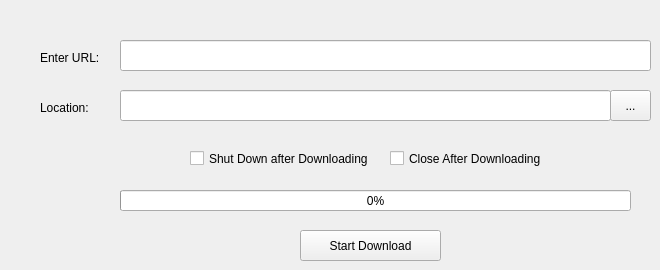
    <widget class="QWidget" name="tab">
     <attribute name="title">
      <string>ALL</string>
     </attribute>
     <widget class="QLabel" name="label">
      <property name="geometry">
       <rect>
        <x>40</x>
        <y>100</y>
        <width>71</width>
        <height>16</height>
       </rect>
      </property>
      <property name="text">
       <string>Location:</string>
      </property>
     </widget>
     <widget class="QCheckBox" name="checkBox">
      <property name="geometry">
       <rect>
        <x>190</x>
        <y>150</y>
        <width>181</width>
        <height>17</height>
       </rect>
      </property>
      <property name="text">
       <string>Shut Down after Downloading</string>
      </property>
     </widget>
     <widget class="QLabel" name="label_2">
      <property name="geometry">
       <rect>
        <x>40</x>
        <y>50</y>
        <width>81</width>
        <height>16</height>
       </rect>
      </property>
      <property name="text">
       <string>Enter URL:</string>
      </property>
     </widget>
     <widget class="QProgressBar" name="progressBar">
      <property name="geometry">
       <rect>
        <x>120</x>
        <y>190</y>
        <width>511</width>
        <height>21</height>
       </rect>
      </property>
      <property name="value">
       <number>0</number>
      </property>
     </widget>
     <widget class="QLineEdit" name="lineEdit_2">
      <property name="geometry">
       <rect>
        <x>120</x>
        <y>90</y>
        <width>491</width>
        <height>31</height>
       </rect>
      </property>
      <property name="toolTip">
       <string>&lt;html&gt;&lt;head/&gt;&lt;body&gt;&lt;p&gt;Save Location&lt;/p&gt;&lt;/body&gt;&lt;/html&gt;</string>
      </property>
     </widget>
     <widget class="QPushButton" name="pushButton">
      <property name="geometry">
       <rect>
        <x>300</x>
        <y>230</y>
        <width>141</width>
        <height>31</height>
       </rect>
      </property>
      <property name="toolTip">
       <string>&lt;html&gt;&lt;head/&gt;&lt;body&gt;&lt;p&gt;Download&lt;/p&gt;&lt;/body&gt;&lt;/html&gt;</string>
      </property>
      <property name="text">
       <string>Start Download</string>
      </property>
     </widget>
     <widget class="QCheckBox" name="checkBox_2">
      <property name="geometry">
       <rect>
        <x>390</x>
        <y>150</y>
        <width>191</width>
        <height>17</height>
       </rect>
      </property>
      <property name="text">
       <string>Close After Downloading</string>
      </property>
     </widget>
     <widget class="QToolButton" name="toolButton">
      <property name="geometry">
       <rect>
        <x>610</x>
        <y>90</y>
        <width>41</width>
        <height>31</height>
       </rect>
      </property>
      <property name="toolTip">
       <string>&lt;html&gt;&lt;head/&gt;&lt;body&gt;&lt;p&gt;Browse&lt;/p&gt;&lt;/body&gt;&lt;/html&gt;</string>
      </property>
      <property name="text">
       <string>...</string>
      </property>
     </widget>
     <widget class="QLineEdit" name="lineEdit">
      <property name="geometry">
       <rect>
        <x>120</x>
        <y>40</y>
        <width>531</width>
        <height>31</height>
       </rect>
      </property>
      <property name="toolTip">
       <string>&lt;html&gt;&lt;head/&gt;&lt;body&gt;&lt;p&gt;Your Link&lt;/p&gt;&lt;/body&gt;&lt;/html&gt;</string>
      </property>
     </widget>
    </widget>
